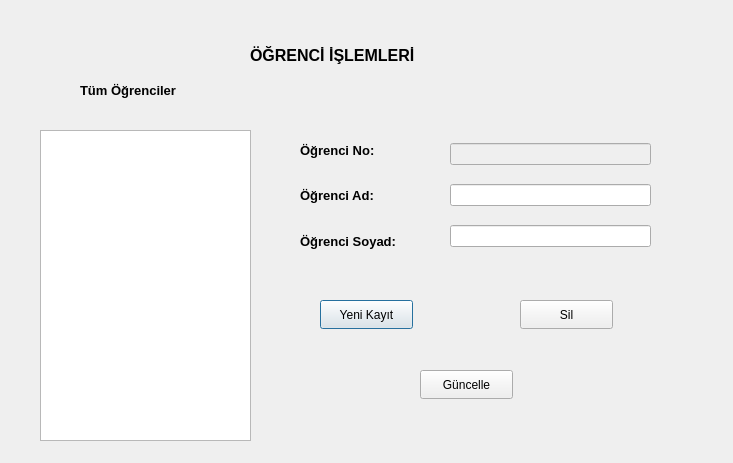
<?xml version="1.0" encoding="UTF-8"?>
<ui version="4.0">
 <class>ogrenci</class>
 <widget class="QDialog" name="ogrenci">
  <property name="geometry">
   <rect>
    <x>0</x>
    <y>0</y>
    <width>733</width>
    <height>463</height>
   </rect>
  </property>
  <property name="windowTitle">
   <string>Dialog</string>
  </property>
  <widget class="QLabel" name="label">
   <property name="geometry">
    <rect>
     <x>250</x>
     <y>20</y>
     <width>191</width>
     <height>71</height>
    </rect>
   </property>
   <property name="palette">
    <palette>
     <active>
      <colorrole role="WindowText">
       <brush brushstyle="SolidPattern">
        <color alpha="255">
         <red>255</red>
         <green>0</green>
         <blue>4</blue>
        </color>
       </brush>
      </colorrole>
     </active>
     <inactive>
      <colorrole role="WindowText">
       <brush brushstyle="SolidPattern">
        <color alpha="255">
         <red>0</red>
         <green>0</green>
         <blue>0</blue>
        </color>
       </brush>
      </colorrole>
     </inactive>
     <disabled>
      <colorrole role="WindowText">
       <brush brushstyle="SolidPattern">
        <color alpha="255">
         <red>120</red>
         <green>120</green>
         <blue>120</blue>
        </color>
       </brush>
      </colorrole>
     </disabled>
    </palette>
   </property>
   <property name="font">
    <font>
     <pointsize>12</pointsize>
     <bold>true</bold>
    </font>
   </property>
   <property name="text">
    <string>ÖĞRENCİ İŞLEMLERİ</string>
   </property>
  </widget>
  <widget class="QLabel" name="label_2">
   <property name="geometry">
    <rect>
     <x>80</x>
     <y>80</y>
     <width>151</width>
     <height>21</height>
    </rect>
   </property>
   <property name="font">
    <font>
     <pointsize>10</pointsize>
     <bold>true</bold>
    </font>
   </property>
   <property name="text">
    <string>Tüm Öğrenciler</string>
   </property>
  </widget>
  <widget class="QTableView" name="tableView">
   <property name="geometry">
    <rect>
     <x>40</x>
     <y>130</y>
     <width>211</width>
     <height>311</height>
    </rect>
   </property>
  </widget>
  <widget class="QPushButton" name="pushButton_yenikayit">
   <property name="geometry">
    <rect>
     <x>320</x>
     <y>300</y>
     <width>93</width>
     <height>29</height>
    </rect>
   </property>
   <property name="text">
    <string>Yeni Kayıt</string>
   </property>
  </widget>
  <widget class="QPushButton" name="pushButton_sil">
   <property name="geometry">
    <rect>
     <x>520</x>
     <y>300</y>
     <width>93</width>
     <height>29</height>
    </rect>
   </property>
   <property name="text">
    <string>Sil</string>
   </property>
  </widget>
  <widget class="QPushButton" name="pushButton_guncelle">
   <property name="geometry">
    <rect>
     <x>420</x>
     <y>370</y>
     <width>93</width>
     <height>29</height>
    </rect>
   </property>
   <property name="text">
    <string>Güncelle</string>
   </property>
  </widget>
  <widget class="QWidget" name="">
   <property name="geometry">
    <rect>
     <x>300</x>
     <y>130</y>
     <width>124</width>
     <height>131</height>
    </rect>
   </property>
   <layout class="QVBoxLayout" name="verticalLayout">
    <item>
     <widget class="QLabel" name="label_3">
      <property name="font">
       <font>
        <pointsize>10</pointsize>
        <bold>true</bold>
       </font>
      </property>
      <property name="text">
       <string>Öğrenci No:</string>
      </property>
     </widget>
    </item>
    <item>
     <widget class="QLabel" name="label_4">
      <property name="font">
       <font>
        <pointsize>10</pointsize>
        <bold>true</bold>
       </font>
      </property>
      <property name="text">
       <string>Öğrenci Ad:</string>
      </property>
     </widget>
    </item>
    <item>
     <widget class="QLabel" name="label_5">
      <property name="font">
       <font>
        <pointsize>10</pointsize>
        <bold>true</bold>
       </font>
      </property>
      <property name="text">
       <string>Öğrenci Soyad:</string>
      </property>
     </widget>
    </item>
   </layout>
  </widget>
  <widget class="QWidget" name="">
   <property name="geometry">
    <rect>
     <x>450</x>
     <y>130</y>
     <width>201</width>
     <height>131</height>
    </rect>
   </property>
   <layout class="QVBoxLayout" name="verticalLayout_2">
    <item>
     <widget class="QLineEdit" name="lineEdit_no">
      <property name="enabled">
       <bool>false</bool>
      </property>
     </widget>
    </item>
    <item>
     <widget class="QLineEdit" name="lineEdit_ad"/>
    </item>
    <item>
     <widget class="QLineEdit" name="lineEdit_soyad"/>
    </item>
   </layout>
  </widget>
 </widget>
 <resources/>
 <connections/>
</ui>
